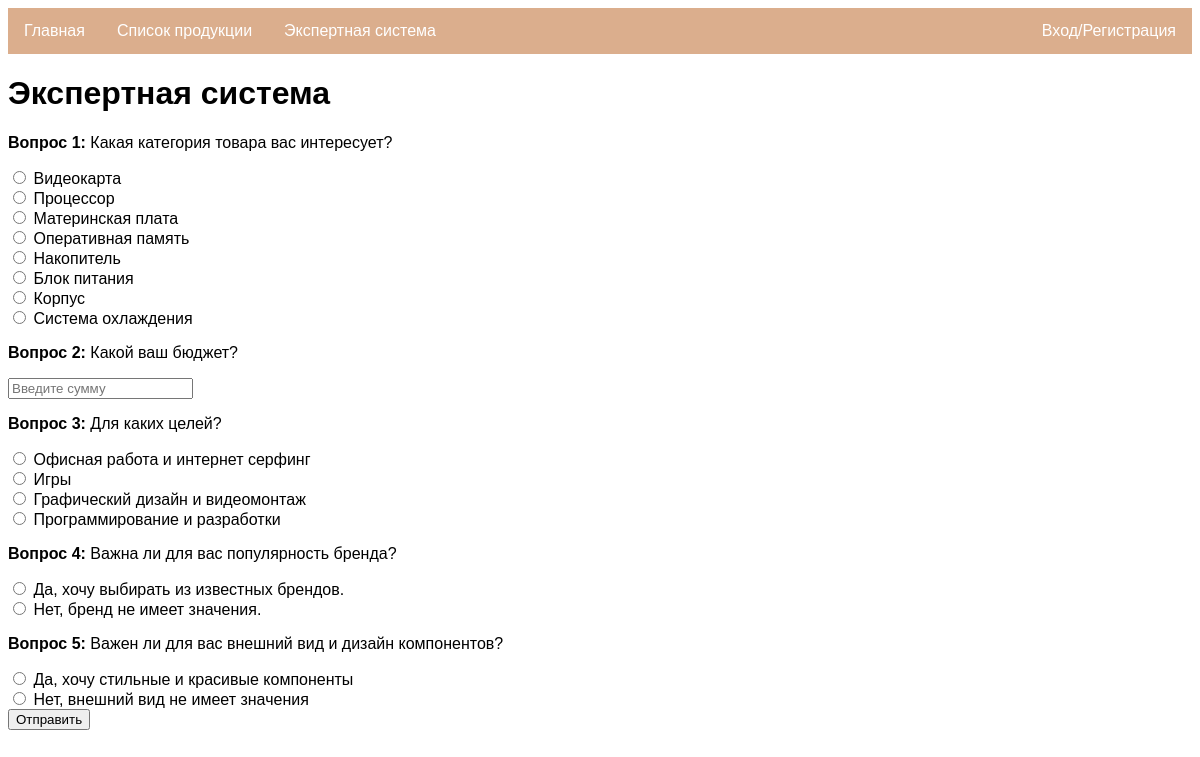
Screenshot of /expert_system/ with the database file from the repository.
### main/models.py (models this page shows, shortened)
class Question(models.Model):
    text = models.CharField('Текст вопроса', max_length=255)
    class Meta:
        verbose_name = 'Вопрос'
        verbose_name_plural = 'Вопросы'

class AnswerOption(models.Model):
    question = models.ForeignKey(Question, on_delete=models.CASCADE, related_name='options')
    text = models.CharField('Текст ответа', max_length=255)
    class Meta:
        verbose_name = 'Вариант ответа'
        verbose_name_plural = 'Варианты ответов'

### main/views.py (the view, shortened to what this page needs)
# urls.py: path('expert_system/', views.expert_system, name='expert_system'),
def expert_system(request):
    questions = Question.objects.all()
    return render(request, 'expert_system.html', {'questions': questions})

### main/templates/expert_system.html (shortened to what this page needs)
<!DOCTYPE html>
<html lang="en">
<head>
</head>
<body>
    {% include 'base.html' %}
    <h1>Экспертная система</h1>
    <form method="post">
        {% for question in questions %}
        <p><strong>Вопрос {{ forloop.counter }}:</strong> {{ question.text }}</p>
        {% if question.id == 2 %}
        <input type="number" name="question_{{ question.id }}" step="0.01" placeholder="Введите сумму">
        {% else %}
        {% for option in question.options.all %}
        <input type="radio" name="question_{{ question.id }}" value="{{ option.text }}"> {{ option.text }}<br>
        {% endfor %}
        {% endif %}
        {% endfor %}
        <button type="submit">Отправить</button>
    </form>
</body>
</html>

### main/templates/base.html (style rules this page uses)
body { font-family: "Century Gothic", CenturyGothic, AppleGothic, sans-serif; }

### rows the page displays
Question: text "Какая категория товара вас интересует?"
AnswerOption: text "Видеокарта"
AnswerOption: text "Процессор"
AnswerOption: text "Материнская плата"
AnswerOption: text "Оперативная память"
AnswerOption: text "Накопитель"
AnswerOption: text "Блок питания"
AnswerOption: text "Корпус"
AnswerOption: text "Система охлаждения"
Question: text "Какой ваш бюджет?"
Question: text "Для каких целей?"
AnswerOption: text "Офисная работа и интернет серфинг"
AnswerOption: text "Игры"
AnswerOption: text "Графический дизайн и видеомонтаж"
AnswerOption: text "Программирование и разработки"
Question: text "Важна ли для вас популярность бренда?"
AnswerOption: text "Да, хочу выбирать из известных брендов."
AnswerOption: text "Нет, бренд не имеет значения."
Question: text "Важен ли для вас внешний вид и дизайн компонентов?"
AnswerOption: text "Да, хочу стильные и красивые компоненты"
AnswerOption: text "Нет, внешний вид не имеет значения"
